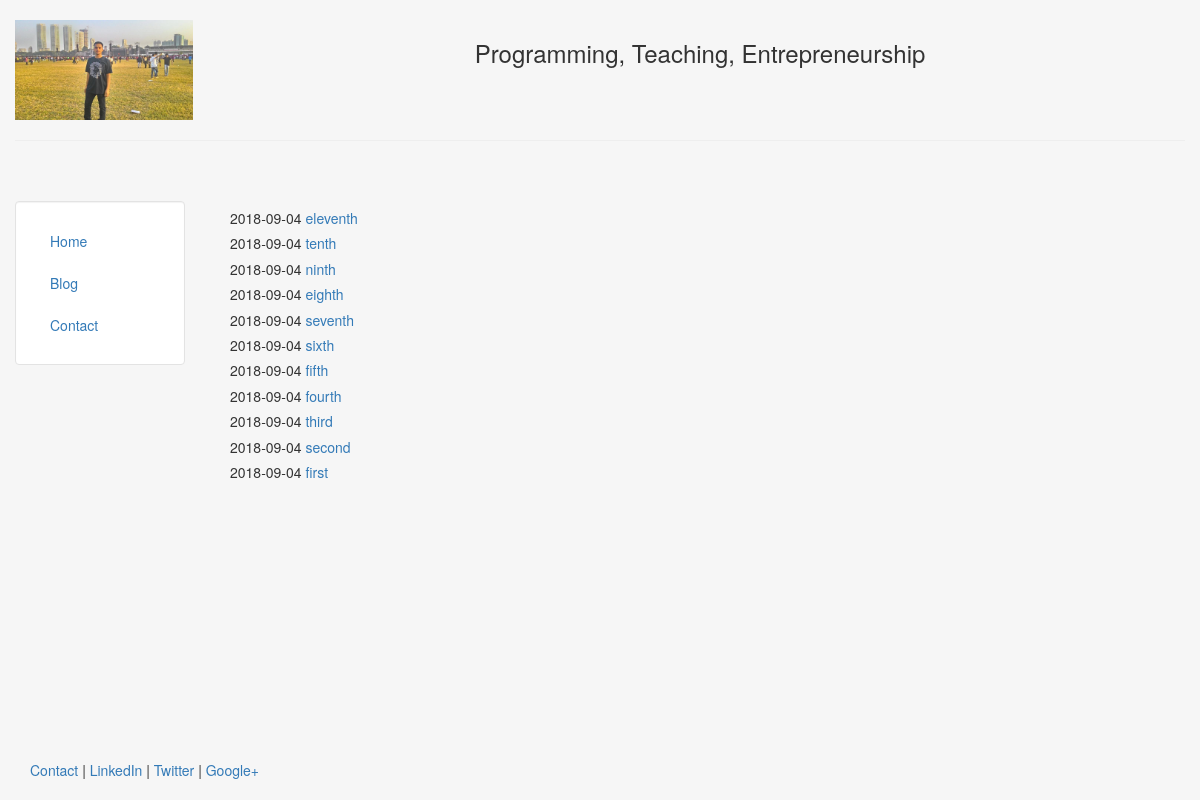
Screenshot of /blog/ with the database file from the repository.
### blog/models.py (models this page shows, shortened)
class Post(models.Model):
    title = models.CharField(max_length=100)
    body = models.TextField()
    date = models.DateTimeField()

### blog/templates/blog/blog.html
{% extends "personal/header.html" %}
{% block content %}
	{% for post in object_list %}
		<h5> {{post.date|date:"Y-m-d"}} <a href="/blog/{{post.id}}"> {{post.title}} </a> </h5>
	{% endfor %}
{% endblock %}

### personal/templates/personal/header.html (shortened to what this page needs)
<!DOCTYPE html>
<html lang="en">
<head>
	{% load staticfiles %}
	<link rel="stylesheet" href="{% static 'personal/css/bootstrap.min.css' %}" type = "text/css"/>
</head>
<body class="body" style="background-color:#f6f6f6">
	<div class="container-fluid" style="min-height:95%; ">
		<div class="row">
			  <div class="col-sm-2">
				  <br>
				  <center>
					<img src="{% static 'personal/img/profile.jpg' %}" class="responsive-img" style='max-height:100px;' alt="face">
				  </center>
			  </div>
			  <div class="col-sm-10">
				  <br>
				  <center>
				  <h3>Programming, Teaching, Entrepreneurship</h3>
				  </center>
			  </div>
		</div><hr>
		<div class="row">
		  <div class="col-sm-2">
		  <br>
		  <br>
			<div class="well bs-sidebar" id="sidebar" style="background-color:#fff">
			  <ul class="nav nav-pills nav-stacked">
				<li><a href='/'>Home</a></li>
				<li><a href='/blog/'>Blog</a></li>
				<li><a href='/contact/'>Contact</a></li>
			  </ul>
			</div>
		  </div>
		  <div class="col-sm-10">
			<div class='container-fluid'>
			<br><br>
			   {% block content %}
			   {% endblock %}
			</div>
		  </div>
		</div>
	</div>
	<footer>
		<div class="container-fluid" style='margin-left:15px'>
			<p><a href="#" target="blank">Contact</a> | <a href="#" target="blank">LinkedIn</a> | <a href="#" target="blank">Twitter</a> | <a href="#" target="blank">Google+</a></p>
		</div>
	</footer>
</body>
</html>

### personal/templates/personal/header.html (style rules this page uses)
html, body { height:100% }

### rows the page displays
Post: date "2018-09-04", title "eleventh"
Post: date "2018-09-04", title "tenth"
Post: date "2018-09-04", title "ninth"
Post: date "2018-09-04", title "eighth"
Post: date "2018-09-04", title "seventh"
Post: date "2018-09-04", title "sixth"
Post: date "2018-09-04", title "fifth"
Post: date "2018-09-04", title "fourth"
Post: date "2018-09-04", title "third"
Post: date "2018-09-04", title "second"
Post: date "2018-09-04", title "first"
